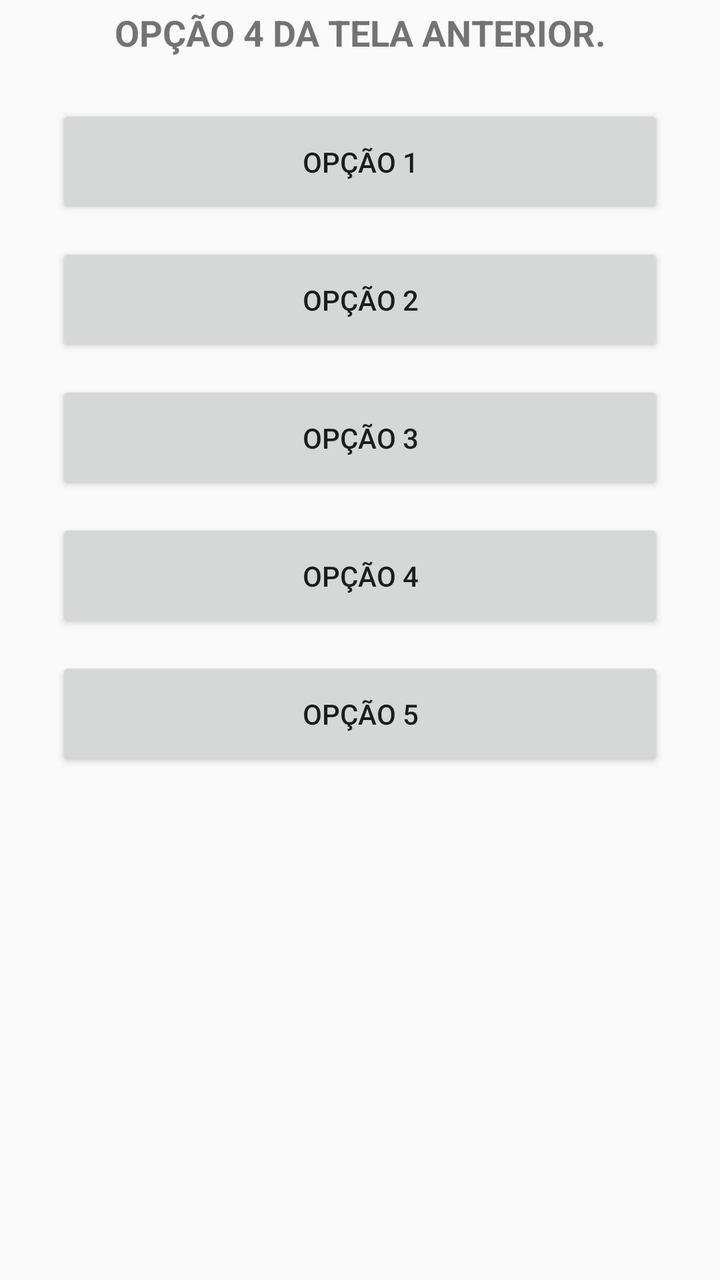
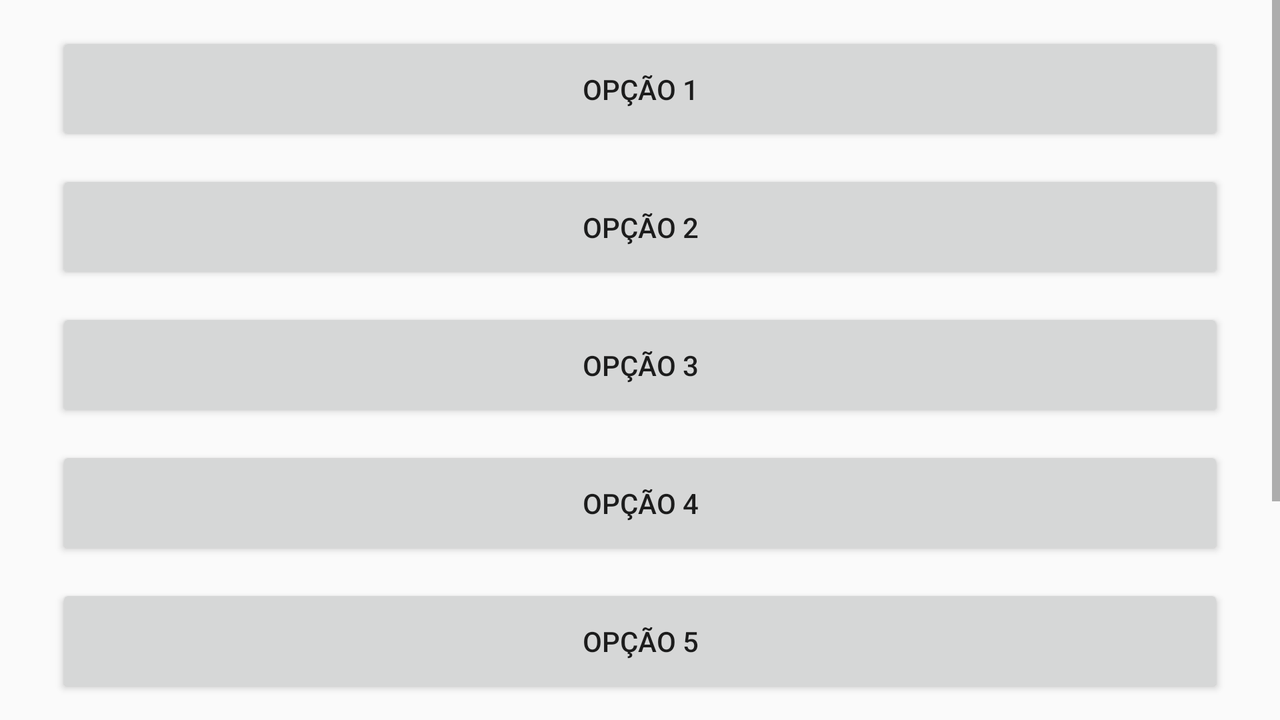

Two renders of one Android screen. The first uses the default layout on a phone; the second uses the alternative layout the repository ships for a different screen configuration, on a matching device. The two XML files are below.
<!-- AndroidManifest.xml: application theme AppTheme -->
<!-- res/layout/activity_tela_resp4.xml -->
<?xml version="1.0" encoding="utf-8"?>
<android.support.constraint.ConstraintLayout xmlns:android="http://schemas.android.com/apk/res/android"
    xmlns:app="http://schemas.android.com/apk/res-auto"
    xmlns:tools="http://schemas.android.com/tools"
    android:layout_width="match_parent"
    android:layout_height="match_parent"
    tools:context=".TelaResp4">

    <ScrollView
        android:id="@+id/scTelaResp4"
        android:layout_width="0dp"
        android:layout_height="0dp"
        app:layout_constraintBottom_toBottomOf="parent"
        app:layout_constraintEnd_toEndOf="parent"
        app:layout_constraintStart_toStartOf="parent"
        app:layout_constraintTop_toTopOf="parent">

        <LinearLayout
            android:layout_width="match_parent"
            android:layout_height="wrap_content"
            android:orientation="vertical">

            <TextView
                android:id="@+id/tvOp4Field1"
                android:layout_width="match_parent"
                android:layout_height="wrap_content"
                android:layout_marginStart="6dp"
                android:layout_marginTop="4dp"
                android:layout_marginEnd="6dp"
                android:layout_marginBottom="8dp"
                android:text="Opção 4 da Tela Anterior."
                android:textAlignment="center"
                android:textAllCaps="true"
                android:textSize="18sp"
                android:textStyle="bold"
                app:layout_constraintBottom_toBottomOf="@+id/svTelaResp1"
                app:layout_constraintEnd_toEndOf="parent"
                app:layout_constraintHorizontal_bias="0.0"
                app:layout_constraintStart_toStartOf="parent"
                app:layout_constraintTop_toTopOf="parent"
                app:layout_constraintVertical_bias="0.0" />

            <Button
                android:id="@+id/btOpcao1"
                android:layout_width="match_parent"
                android:layout_height="57dp"
                android:layout_marginStart="28dp"
                android:layout_marginTop="16dp"
                android:layout_marginEnd="28dp"
                android:layout_marginBottom="6dp"
                android:text="Opção 1"
                app:layout_constraintBottom_toTopOf="@+id/btOpcao2"
                app:layout_constraintEnd_toEndOf="parent"
                app:layout_constraintStart_toStartOf="parent"
                app:layout_constraintTop_toTopOf="parent" />

            <Button
                android:id="@+id/btOpcao2"
                android:layout_width="match_parent"
                android:layout_height="57dp"
                android:layout_marginStart="28dp"
                android:layout_marginTop="6dp"
                android:layout_marginEnd="28dp"
                android:layout_marginBottom="6dp"
                android:text="Opção 2"
                app:layout_constraintBottom_toTopOf="@+id/btOpcao3"
                app:layout_constraintEnd_toEndOf="parent"
                app:layout_constraintStart_toStartOf="parent"
                app:layout_constraintTop_toBottomOf="@+id/btOpcao1" />

            <Button
                android:id="@+id/btOpcao3"
                android:layout_width="match_parent"
                android:layout_height="57dp"
                android:layout_marginStart="28dp"
                android:layout_marginTop="6dp"
                android:layout_marginEnd="28dp"
                android:layout_marginBottom="6dp"
                android:text="Opção 3"
                app:layout_constraintBottom_toTopOf="@+id/btOpcao4"
                app:layout_constraintEnd_toEndOf="parent"
                app:layout_constraintStart_toStartOf="parent"
                app:layout_constraintTop_toBottomOf="@+id/btOpcao2" />

            <Button
                android:id="@+id/btOpcao4"
                android:layout_width="match_parent"
                android:layout_height="57dp"
                android:layout_marginStart="28dp"
                android:layout_marginTop="6dp"
                android:layout_marginEnd="28dp"
                android:layout_marginBottom="6dp"
                android:text="Opção 4"
                app:layout_constraintBottom_toTopOf="@+id/btOpcao5"
                app:layout_constraintEnd_toEndOf="parent"
                app:layout_constraintStart_toStartOf="parent"
                app:layout_constraintTop_toBottomOf="@+id/btOpcao3" />

            <Button
                android:id="@+id/btOpcao5"
                android:layout_width="match_parent"
                android:layout_height="57dp"
                android:layout_marginStart="28dp"
                android:layout_marginTop="6dp"
                android:layout_marginEnd="28dp"
                android:layout_marginBottom="168dp"
                android:text="Opção 5"
                app:layout_constraintBottom_toBottomOf="parent"
                app:layout_constraintEnd_toEndOf="parent"
                app:layout_constraintStart_toStartOf="parent"
                app:layout_constraintTop_toBottomOf="@+id/btOpcao4" />

        </LinearLayout>
    </ScrollView>
</android.support.constraint.ConstraintLayout>
<!-- resources referenced by this layout -->
<resources>
  <style name="AppTheme" parent="Theme.AppCompat.Light.DarkActionBar">
          
          <item name="colorPrimary">@color/colorPrimary</item>
          <item name="colorPrimaryDark">@color/colorPrimaryDark</item>
          <item name="colorAccent">@color/colorAccent</item>
          <item name="android:navigationBarColor">@color/colorPrimaryDark</item>
      </style>
  <color name="colorPrimary">#9b30ff</color>
  <color name="colorPrimaryDark">#551a8b</color>
  <color name="colorAccent">#fff</color>
</resources>
<!-- res/layout-land/activity_tela_resp4.xml (the repository's variant of the layout above) -->
<!-- drawn on the phone turned sideways -->
<?xml version="1.0" encoding="utf-8"?>
<android.support.constraint.ConstraintLayout xmlns:android="http://schemas.android.com/apk/res/android"
    xmlns:app="http://schemas.android.com/apk/res-auto"
    xmlns:tools="http://schemas.android.com/tools"
    android:layout_width="match_parent"
    android:layout_height="match_parent"
    tools:context=".TelaResp4">

    <ScrollView
        android:id="@+id/scTelaResp4"
        android:layout_width="0dp"
        android:layout_height="0dp"
        app:layout_constraintBottom_toBottomOf="parent"
        app:layout_constraintEnd_toEndOf="parent"
        app:layout_constraintStart_toStartOf="parent"
        app:layout_constraintTop_toTopOf="parent">

        <LinearLayout
            android:layout_width="match_parent"
            android:layout_height="wrap_content"
            android:orientation="vertical">

            <Button
                android:id="@+id/btOpcao1"
                android:layout_width="match_parent"
                android:layout_height="57dp"
                android:layout_marginStart="28dp"
                android:layout_marginTop="16dp"
                android:layout_marginEnd="28dp"
                android:layout_marginBottom="6dp"
                android:text="Opção 1"
                app:layout_constraintBottom_toTopOf="@+id/btOpcao2"
                app:layout_constraintEnd_toEndOf="parent"
                app:layout_constraintStart_toStartOf="parent"
                app:layout_constraintTop_toTopOf="parent" />

            <Button
                android:id="@+id/btOpcao2"
                android:layout_width="match_parent"
                android:layout_height="57dp"
                android:layout_marginStart="28dp"
                android:layout_marginTop="6dp"
                android:layout_marginEnd="28dp"
                android:layout_marginBottom="6dp"
                android:text="Opção 2"
                app:layout_constraintBottom_toTopOf="@+id/btOpcao3"
                app:layout_constraintEnd_toEndOf="parent"
                app:layout_constraintStart_toStartOf="parent"
                app:layout_constraintTop_toBottomOf="@+id/btOpcao1" />

            <Button
                android:id="@+id/btOpcao3"
                android:layout_width="match_parent"
                android:layout_height="57dp"
                android:layout_marginStart="28dp"
                android:layout_marginTop="6dp"
                android:layout_marginEnd="28dp"
                android:layout_marginBottom="6dp"
                android:text="Opção 3"
                app:layout_constraintBottom_toTopOf="@+id/btOpcao4"
                app:layout_constraintEnd_toEndOf="parent"
                app:layout_constraintStart_toStartOf="parent"
                app:layout_constraintTop_toBottomOf="@+id/btOpcao2" />

            <Button
                android:id="@+id/btOpcao4"
                android:layout_width="match_parent"
                android:layout_height="57dp"
                android:layout_marginStart="28dp"
                android:layout_marginTop="6dp"
                android:layout_marginEnd="28dp"
                android:layout_marginBottom="6dp"
                android:text="Opção 4"
                app:layout_constraintBottom_toTopOf="@+id/btOpcao5"
                app:layout_constraintEnd_toEndOf="parent"
                app:layout_constraintStart_toStartOf="parent"
                app:layout_constraintTop_toBottomOf="@+id/btOpcao3" />

            <Button
                android:id="@+id/btOpcao5"
                android:layout_width="match_parent"
                android:layout_height="57dp"
                android:layout_marginStart="28dp"
                android:layout_marginTop="6dp"
                android:layout_marginEnd="28dp"
                android:layout_marginBottom="168dp"
                android:text="Opção 5"
                app:layout_constraintBottom_toBottomOf="parent"
                app:layout_constraintEnd_toEndOf="parent"
                app:layout_constraintStart_toStartOf="parent"
                app:layout_constraintTop_toBottomOf="@+id/btOpcao4" />

        </LinearLayout>
    </ScrollView>
</android.support.constraint.ConstraintLayout>
